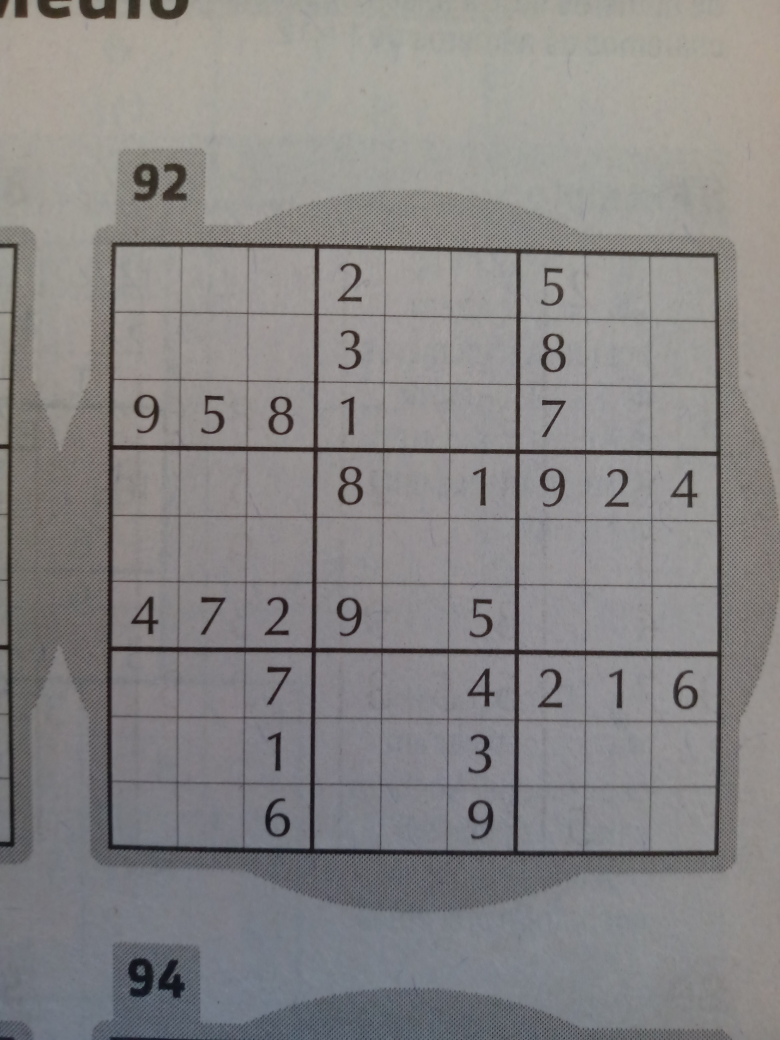
#> input picture Modelo10.jpg, 3120 x 4160 px (shown at 1/4 size)
$ python NewPrincipal.py
#> lines starting #> are read from the running program, lines starting #| are printed output that depends on the picture; after the words box and inside, x2 and y2 are one past the last pixel; in counts of white or black regions, pixels touching at a corner belong together
### Func.py
from imutils import contours
import imutils
import numpy as np
import cv2

def getLines(img):
	#Coloca linhas mais acentuadas
	cv2.rectangle(img, (0,0), (img.shape[1],img.shape[0]), (0,0,0), 1)
	th = cv2.adaptiveThreshold(img, 255, cv2.ADAPTIVE_THRESH_MEAN_C, cv2.THRESH_BINARY, 5, 2)
	edges = cv2.Canny(th, 50,150, apertureSize=3)
	lines = cv2.HoughLinesP(edges, 1, np.pi/180, threshold = 100, minLineLength= 75, maxLineGap=4)

	for line in lines:
		x1,y1,x2,y2 = line[0]
		if(abs(y1-y2) < 10):
			cv2.line(th, (0,y1), (500,y2),(0), 1)

	#Usa o métode erode no sentido horizontal
	kernel = np.ones((1,3), np.uint8)
	th = cv2.erode(th, kernel, iterations=2)

	linesY = []
	h, w = img.shape
	print(img.shape)
	i=0
	while(i<h):
		cont = 0
		for j in range(w):
			if(th[i][j]==0):
				cont+=1
		if(w//(1.1)<=cont):
			linesY.append(i)
			i+=h//12
		i+=1

	linesImg = []

	for i in range(1, len(linesY)):
		linesImg.append(img[linesY[i-1]:linesY[i],:])
	return linesImg

def getNumbers(v):
	sudoku = []
	for i in range(9):

		th = cv2.adaptiveThreshold(v[i], 255, cv2.ADAPTIVE_THRESH_MEAN_C, cv2.THRESH_BINARY, 5, 2)
		line = []
		h,w = th.shape

		cv2.line(th, (w-1,0), (w-1,500), 0, 3)
		for j in range(0,11):
			cv2.line(th, ((w//9)*(j)+j,0),((w//9)*j+j,500), (0), w//50)
			cv2.imshow('Line ' + str(i), th)

		columnsFront = []
		k = 1
		while(k<w):
			cont=0
			for j in range(h):
				cont+=th[j][k]
			if(cont==0):
				columnsFront.append(k)
				k+=w//11
			k+=1

		columnsBack = []
		k=w-2
		while(k>=0):
			cont=0
			for j in range(h):
				cont+=th[j][k]
			if(cont==0):
				columnsBack.append(k)
				k-=w//11
			k-=1
		columnsBack.reverse()
		print(columnsFront)
		print(columnsBack)
		print(' ')
		for k in range(9):
		 	line.append(th[:,columnsBack[k]:columnsFront[k+1]])
		 	cv2.rectangle(line[k], (0,0), (line[k].shape[1]-2, line[k].shape[0]), (255,255,255),6)
		 	cv2.imshow('Janela '+ str(i) + ' ' + str(k), line[k])

		sudoku.append(line)

	return sudoku

def cleanSquare(img):
	h, w = img.shape
	cv2.rectangle(img, (0,0), (w,h), (255,255,255), 5)
	se = cv2.getStructuringElement(cv2.MORPH_RECT, (2,2))
	img = cv2.morphologyEx(img, cv2.MORPH_CLOSE, se)
	return img

### Detector.py
import pytesseract
import cv2
import Func

# [6 lines left out: function retireNoise, not called in this run]

def defineNumbers(orig):
	pytesseract.pytesseract.tesseract_cmd = r'C:\Program Files\Tesseract-OCR\tesseract.exe'
	custom_config = r'--oem 3 --psm 6 outputbase digits'

	v = []
	for i in range(len(orig)):
		aux = []
		for j in range(len(orig[i])):
			img = Func.cleanSquare(orig[i][j])
			cv2.imshow('Janela ' + str(i) + ' ' + str(j),img)
			s = pytesseract.image_to_string(img, config=custom_config)
			aux.append(retireNoise(s))
		v.append(aux)

	return(v)

### NewPrincipal.py
from imutils.perspective import four_point_transform
from imutils import contours
import imutils
import numpy as np
import cv2
import Func
import Detector
import Solver
kernal = np.ones((2,2), np.uint8)

#Charge the photo them resize
img = cv2.imread('Modelo10.jpg')
#> img is the input picture: shape (4160, 3120, 3); mean B, G, R 133.2, 133.5, 135.5
img = imutils.resize(img, height=500)
#> img: shape (500, 375, 3)
cv2.imshow('Sudoku', img)

#Get the Edges
gray = cv2.cvtColor(img, cv2.COLOR_BGR2GRAY)
blur = cv2.GaussianBlur(gray, (5,5), 0)
edges = cv2.Canny(blur, 50, 150, 255)
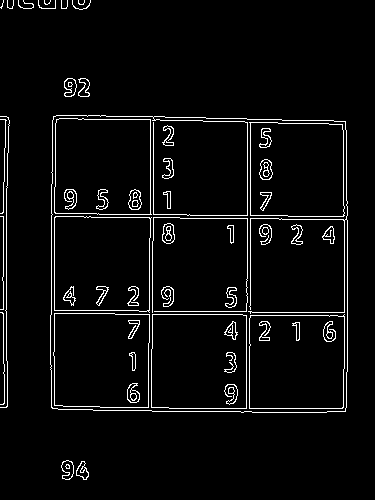
#> edges: shape (500, 375); 4.2% white in thin lines or dots, all inside (x1, y1, x2, y2) = (0, 0, 348, 480)

cnts = cv2.findContours(edges.copy(), cv2.RETR_EXTERNAL, cv2.CHAIN_APPROX_SIMPLE)
#> cnts = 17 contours, 12 with area under 20; largest, box (x1, y1, x2, y2) and area: (50, 115, 348, 413) 86636, (61, 460, 74, 480) 166, (64, 78, 77, 97) 166, (76, 461, 89, 480) 132, (78, 78, 90, 97) 129
cnts = imutils.grab_contours(cnts)
cnts = sorted(cnts, key = cv2.contourArea, reverse = True)

displayCnt = None

for c in cnts:
	#Aproximate the contour
	peri = cv2.arcLength(c, True)
	approx = cv2.approxPolyDP(c, 0.02*peri, True)

	if(len(approx) == 4):
		displayCnt = approx
		break
#> this loop made 1 pass
#> (peri, displayCnt) on pass 1: (1184, [[53, 116], [51, 407], [345, 411], [345, 121]])

#Sudoku Extraído

warped = four_point_transform(gray, displayCnt.reshape(4,2))
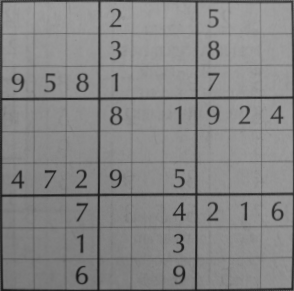
#> warped: shape (291, 294); min 22, max 161, mean 133.2
blur = cv2.GaussianBlur(warped, (5,5), 0)
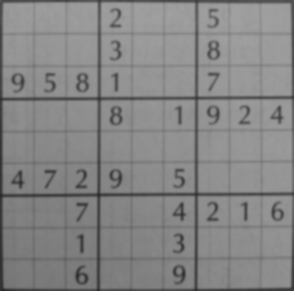
#> blur: shape (291, 294); min 37, max 160, mean 133.3

#Vai receber um vetor com as coordenadas Y das linhas
lines = Func.getLines(blur)
#> in getLines, `th = cv2.adaptiveThreshold(img, 255, cv2.ADAPTIVE_THRESH_MEAN_C, cv2.T..`: th: shape (291, 294); 81.9% white; 161 black regions (112 under 20 px), largest, box (x1, y1, x2, y2) and area: (2, 3, 294, 291) 4603, (200, 102, 290, 190) 828, (200, 198, 290, 286) 820
#> in getLines, `edges = cv2.Canny(th, 50,150, apertureSize=3)`:
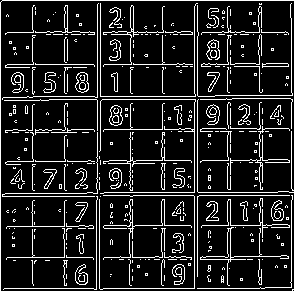
#> edges: shape (291, 294); 12.6% white in thin lines or dots
#> in getLines, `lines = cv2.HoughLinesP(edges, 1, np.pi/180, threshold = 100, minLineL..`: lines = 24 rows, first 6: [0, 288, 264, 288], [2, 0, 293, 0], [0, 290, 0, 2], [194, 287, 194, 6], [291, 287, 291, 18], [197, 276, 197, 3]
#> the loop in getLines, `for line in lines:` made 24 passes
#> (x1, y1, x2, y2) on passes 1 to 12: (0, 288, 264, 288), (2, 0, 293, 0), (0, 290, 0, 2), (194, 287, 194, 6), (291, 287, 291, 18), (197, 276, 197, 3), (32, 283, 32, 7), (227, 284, 227, 201), (64, 233, 64, 105), (102, 99, 231, 99), (7, 257, 180, 257), (7, 64, 192, 64)
#> after the loop in getLines, `for line in lines:`:
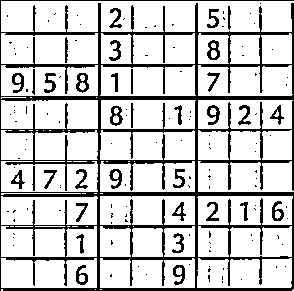
#> th: shape (291, 294); 79.5% white; 148 black regions (112 under 20 px), largest, box (x1, y1, x2, y2) and area: (0, 0, 294, 291) 13869, (207, 40, 220, 60) 141, (76, 73, 89, 93) 138
#> in getLines, `th = cv2.erode(th, kernel, iterations=2)`:
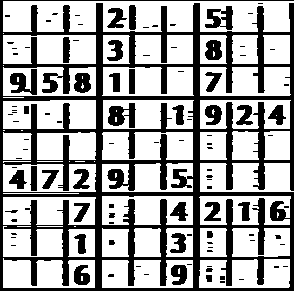
#> th: shape (291, 294); 64.5% white; 107 black regions (68 under 20 px), largest, box (x1, y1, x2, y2) and area: (0, 0, 294, 291) 23606, (108, 103, 136, 128) 427, (10, 69, 37, 95) 411
#| (291, 294)
#> after the loop in getLines, `for i in range(1, len(linesY)):`: linesImg = 9 items
#> lines = 9 items

if(len(lines) == 9):
	sudoku = Func.getNumbers(lines)
#> after the loop in getNumbers, `for i in range(9):`:
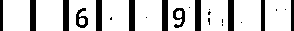
#> th: shape (31, 294); 79.2% white; 23 black regions (11 under 20 px), largest, box (x1, y1, x2, y2) and area: (30, 0, 36, 31) 186, (63, 0, 69, 31) 186, (96, 0, 102, 31) 186
#> sudoku = 9 items
#> the loop in defineNumbers, `for i in range(len(orig)):` made 1 pass
#> after the loop in defineNumbers, `for i in range(len(orig)):`: v = []

#> (the run stopped early here; a loop or call above may not have finished)

$ run again, with Modelo5.jpg copied over Modelo10.jpg
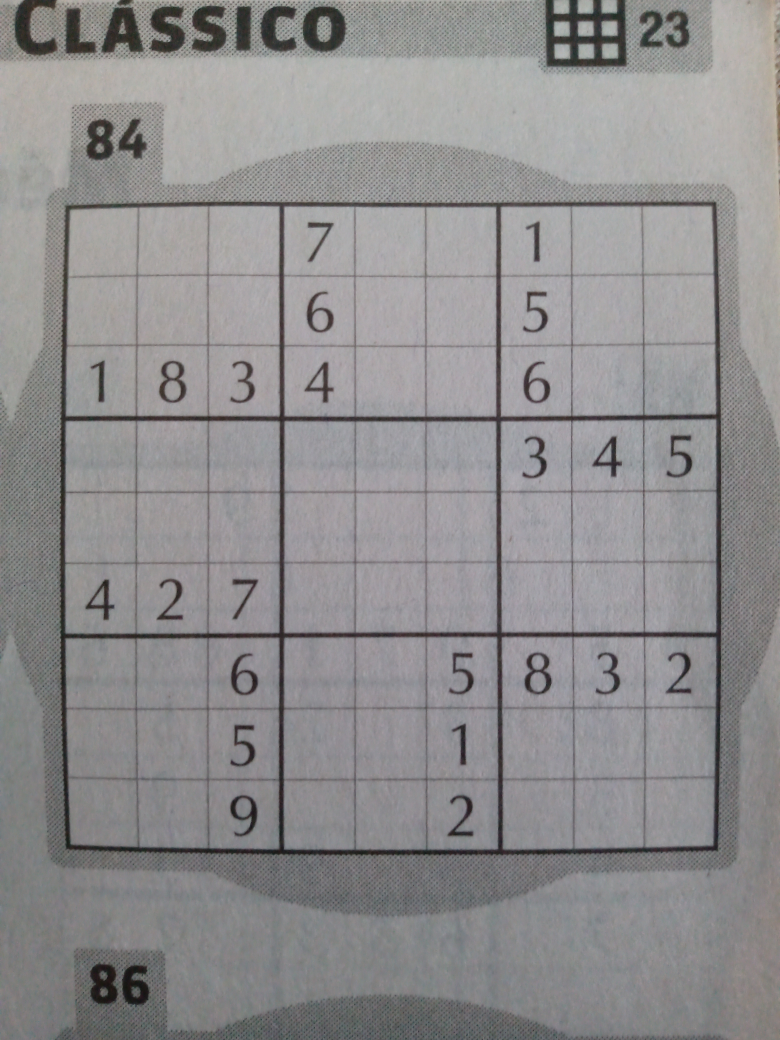
#> input picture Modelo5.jpg, 3120 x 4160 px (shown at 1/4 size)
#> img is the input picture: shape (4160, 3120, 3); mean B, G, R 142.4, 141.5, 142.9
#> `edges = cv2.Canny(blur, 50, 150, 255)`:
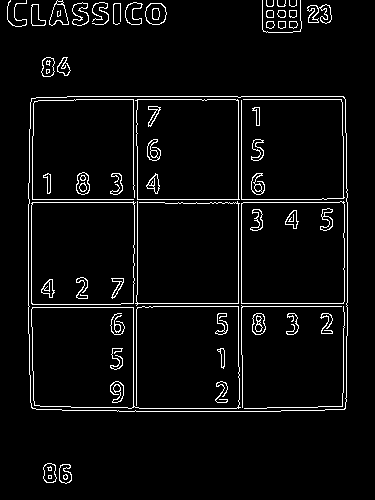
#> edges: shape (500, 375); 4.5% white in thin lines or dots, all inside (x1, y1, x2, y2) = (7, 0, 348, 484)
#> cnts = 24 contours, 7 with area under 20; largest, box (x1, y1, x2, y2) and area: (28, 96, 348, 412) 99754, (145, 3, 167, 25) 370, (49, 0, 69, 26) 295, (72, 2, 89, 26) 249, (307, 4, 332, 24) 248
#> the loop `for c in cnts:` made 1 pass
#> (peri, displayCnt) on pass 1: (1264, [[31, 98], [32, 408], [345, 408], [343, 96]])
#> in getLines, `lines = cv2.HoughLinesP(edges, 1, np.pi/180, threshold = 100, minLineL..`: lines = 29 rows, first 6: [2, 0, 312, 0], [0, 206, 311, 206], [211, 209, 309, 209], [0, 311, 0, 2], [206, 311, 206, 28], [32, 105, 204, 105]
#> the loop in getLines, `for line in lines:` made 29 passes
#| (312, 313)
#> after the loop in getLines, `for i in range(1, len(linesY)):`: linesImg = 9 items
#> after the loop in getNumbers, `for i in range(9):`:
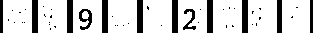
#> th: shape (33, 313); 79.9% white; 48 black regions (36 under 20 px), largest, box (x1, y1, x2, y2) and area: (32, 0, 38, 33) 198, (67, 0, 73, 33) 198, (102, 0, 108, 33) 198
#> the loop in defineNumbers, `for i in range(len(orig)):` made 1 pass
#> after the loop in defineNumbers, `for i in range(len(orig)):`: v = []

$ run again, with Modelo6.jpg copied over Modelo10.jpg
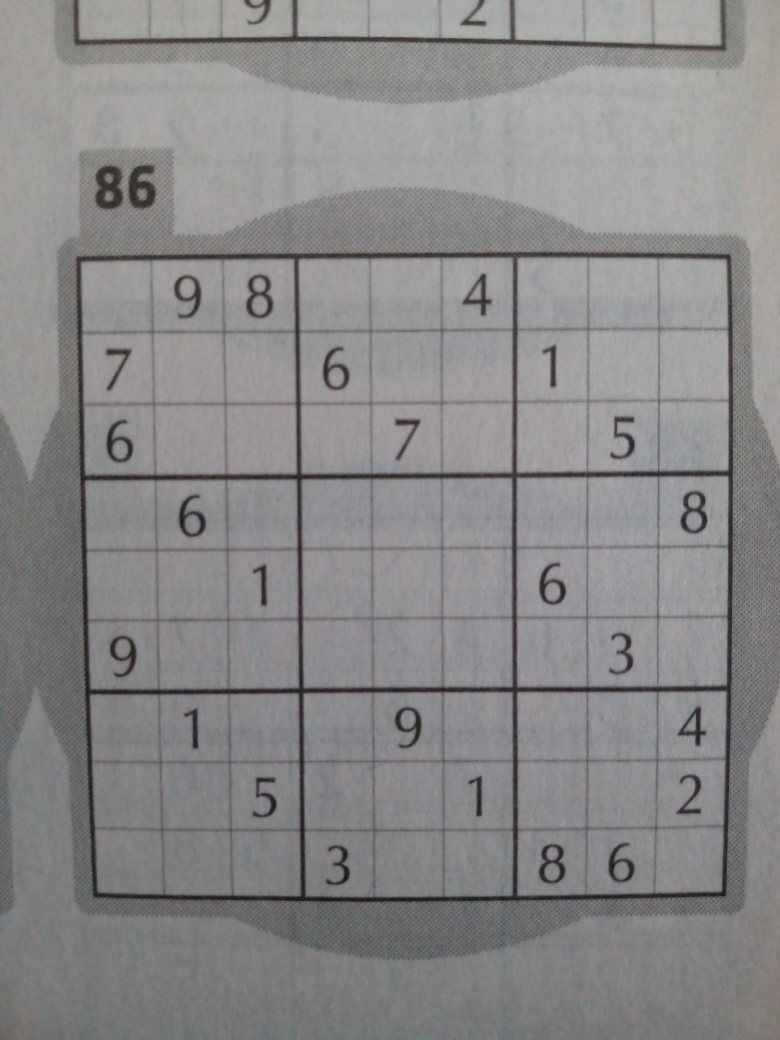
#> input picture Modelo6.jpg, 3120 x 4160 px (shown at 1/4 size)
#> img is the input picture: shape (4160, 3120, 3); mean B, G, R 136.9, 136, 137.4
#> `edges = cv2.Canny(blur, 50, 150, 255)`:
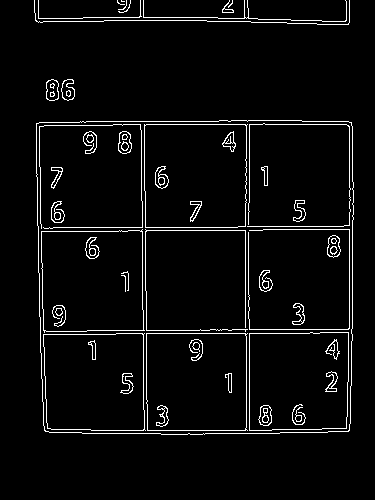
#> edges: shape (500, 375); 4.3% white in thin lines or dots, all inside (x1, y1, x2, y2) = (34, 0, 354, 435)
#> cnts = 12 contours, 8 with area under 20; largest, box (x1, y1, x2, y2) and area: (36, 120, 354, 435) 97484, (46, 79, 59, 101) 225, (61, 79, 75, 101) 199, (222, 0, 234, 13) 39
#> the loop `for c in cnts:` made 1 pass
#> (peri, displayCnt) on pass 1: (1255.3, [[351, 122], [36, 123], [45, 431], [349, 430]])
#> in getLines, `lines = cv2.HoughLinesP(edges, 1, np.pi/180, threshold = 100, minLineL..`: lines = 29 rows, first 6: [2, 0, 314, 0], [0, 204, 159, 204], [0, 307, 0, 2], [2, 207, 313, 207], [312, 132, 312, 3], [6, 136, 268, 136]
#> the loop in getLines, `for line in lines:` made 29 passes
#| (308, 315)
#> after the loop in getLines, `for i in range(1, len(linesY)):`: linesImg = 9 items
#> after the loop in getNumbers, `for i in range(9):`:
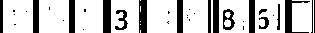
#> th: shape (33, 315); 76% white; 35 black regions (18 under 20 px), largest, box (x1, y1, x2, y2) and area: (285, 0, 310, 33) 280, (103, 0, 111, 33) 264, (139, 0, 147, 33) 252
#> the loop in defineNumbers, `for i in range(len(orig)):` made 1 pass
#> after the loop in defineNumbers, `for i in range(len(orig)):`: v = []
